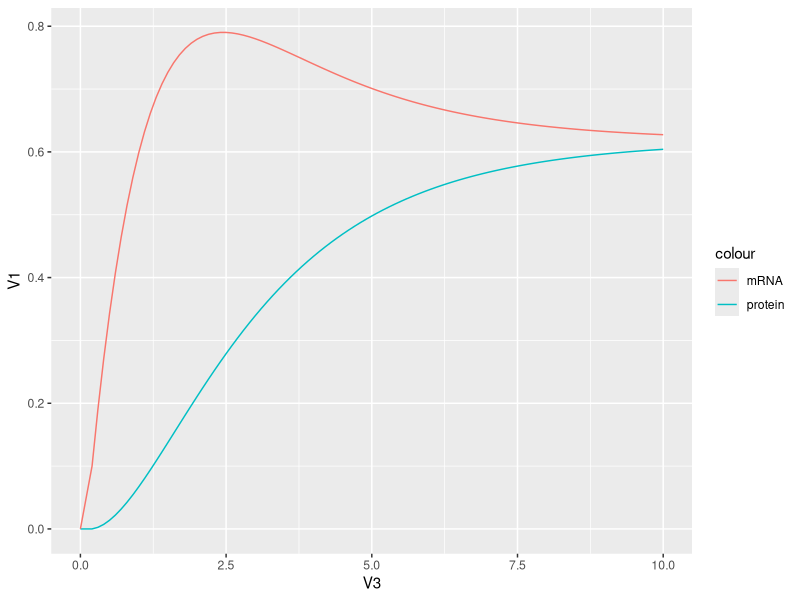

Recreate this plot in R.
library(ggplot2)

p0=0
r0=0
beta=1/4
alpha=1/4
time_increment=0.1
p_r_matrix=matrix(0, nrow=100, ncol=3)

p_r_matrix[1,1]=p0
p_r_matrix[1,2]=r0
p_r_matrix[1,3]=0
x=2

for(time in seq(time_increment*2, 10, by=time_increment)){
	p0=p_r_matrix[x-1,1]
	r0=p_r_matrix[x-1,2]

	pn=p0 + time_increment*(alpha*r0 - beta*p0)
	rn=r0 + time_increment*(1/(1+p0)-r0)
	
	p_r_matrix[x,1]=pn
	p_r_matrix[x,2]=rn
	p_r_matrix[x,3]=time
	x=x+1
}
print(p_r_matrix[100,1:3])

p_r_data=as.data.frame (p_r_matrix)
p_r_plot=ggplot(p_r_data)+
geom_line(aes(x=V3, y=V1, color='protein'))+
geom_line(aes(x=V3, y=V2, color='mRNA'))
head(p_r_data)
p_r_plot
